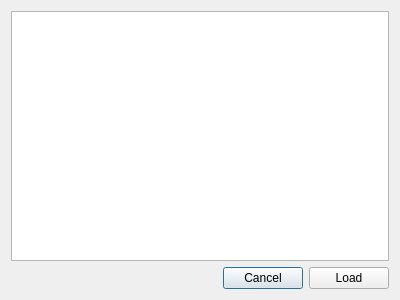
<?xml version="1.0" encoding="UTF-8"?>
<ui version="4.0">
 <class>DruidDbSelector</class>
 <widget class="QDialog" name="DruidDbSelector">
  <property name="geometry">
   <rect>
    <x>0</x>
    <y>0</y>
    <width>400</width>
    <height>300</height>
   </rect>
  </property>
  <property name="windowTitle">
   <string>Dialog</string>
  </property>
  <layout class="QVBoxLayout" name="verticalLayout">
   <item>
    <widget class="QListWidget" name="_list"/>
   </item>
   <item>
    <layout class="QHBoxLayout" name="horizontalLayout">
     <property name="topMargin">
      <number>0</number>
     </property>
     <item>
      <spacer name="horizontalSpacer">
       <property name="orientation">
        <enum>Qt::Horizontal</enum>
       </property>
       <property name="sizeHint" stdset="0">
        <size>
         <width>40</width>
         <height>20</height>
        </size>
       </property>
      </spacer>
     </item>
     <item>
      <widget class="QPushButton" name="_cancel">
       <property name="text">
        <string>Cancel</string>
       </property>
      </widget>
     </item>
     <item>
      <widget class="QPushButton" name="_load">
       <property name="text">
        <string>Load</string>
       </property>
      </widget>
     </item>
    </layout>
   </item>
  </layout>
 </widget>
 <resources/>
 <connections/>
</ui>
